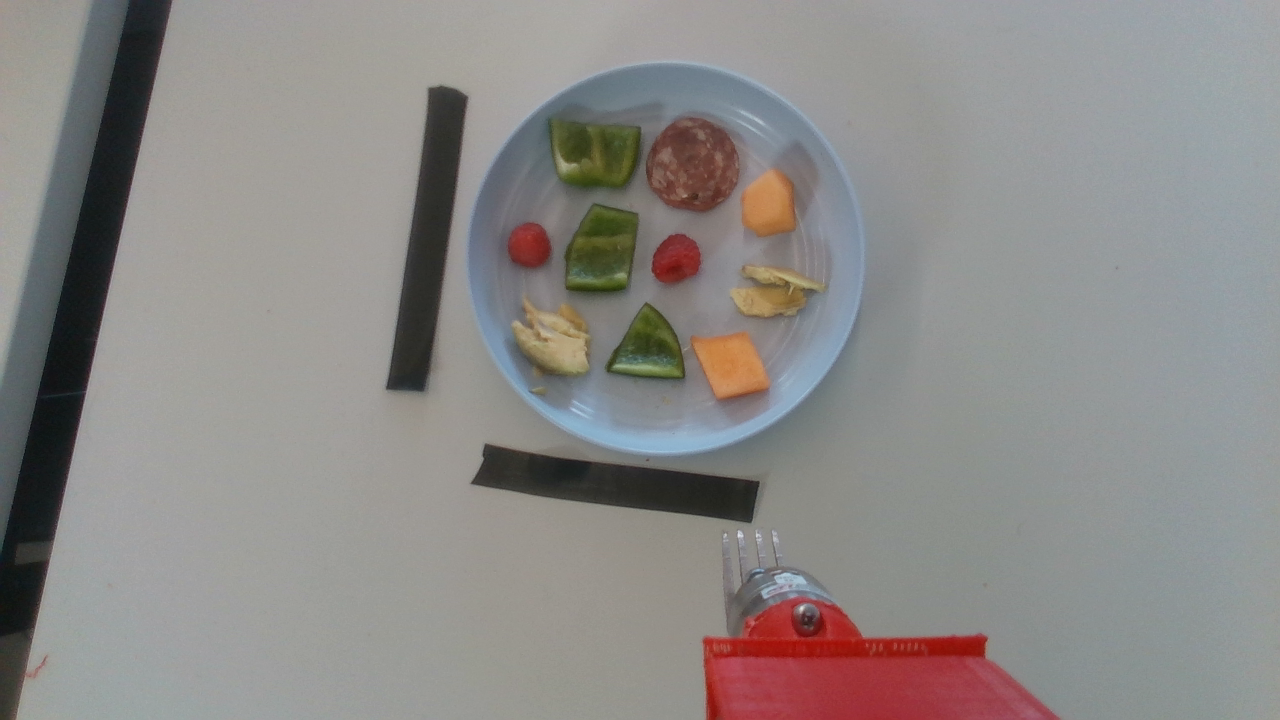
#> input picture data/interim/init_frames/init_frame_bag_1.png, 1280 x 720 px
$ python -i format_data_maskrcnn.py   (imports and definitions only)
#> lines starting #> are read from the running program, lines starting #| are printed output that depends on the picture
import os
import argparse
import glob
import time
from pathlib import Path
import gc
import concurrent.futures

from PIL import Image
import numpy as np
import cv2
import torch


TRAINING_SET_VERSION = '1'
BASE_DIR = Path(__file__).absolute().parents[1]
# [1 line not run here, left out]
TRAINING_DATA_DIR = str(BASE_DIR / 'data' / 'training' / 'v{}'.format(TRAINING_SET_VERSION))
MASKRCNN_DIR = str(BASE_DIR / 'data' / 'training' / 'maskrcnn')
IMAGES_DIR = os.path.join(TRAINING_DATA_DIR, 'images')
MASKS_DIR = os.path.join(TRAINING_DATA_DIR, 'masks')

MAX_OBJECTS = 20     # adjustable parameter, should be the max segmentations you expect in a scene

def create_maskrcnn_data(image_path):
    """
    Uses an image filename to load an image and coresponding segmentation
    mask. Then uses this to create bounding boxes, binary masks, and labels
    all of which are required by MaskRCNN. These are saved as a compressed
    .npz format.
    """
    # load image and corresponding mask
    split_path = image_path.split('/')
    bag_nbr = split_path[-2]
    maskrcnn_bag_path = os.path.join(MASKRCNN_DIR, bag_nbr)
    callback_nbr = '_'.join(split_path[-1].split('_')[2:4])
    mask_path = image_path.replace('img.png', 'mask.png')

    image = np.array(Image.open(image_path).convert('RGB'))
#> image is the input picture: shape (720, 1280, 3); mean R, G, B 140.1, 137.4, 135.3
    mask = np.array(Image.open(mask_path).convert('L'))
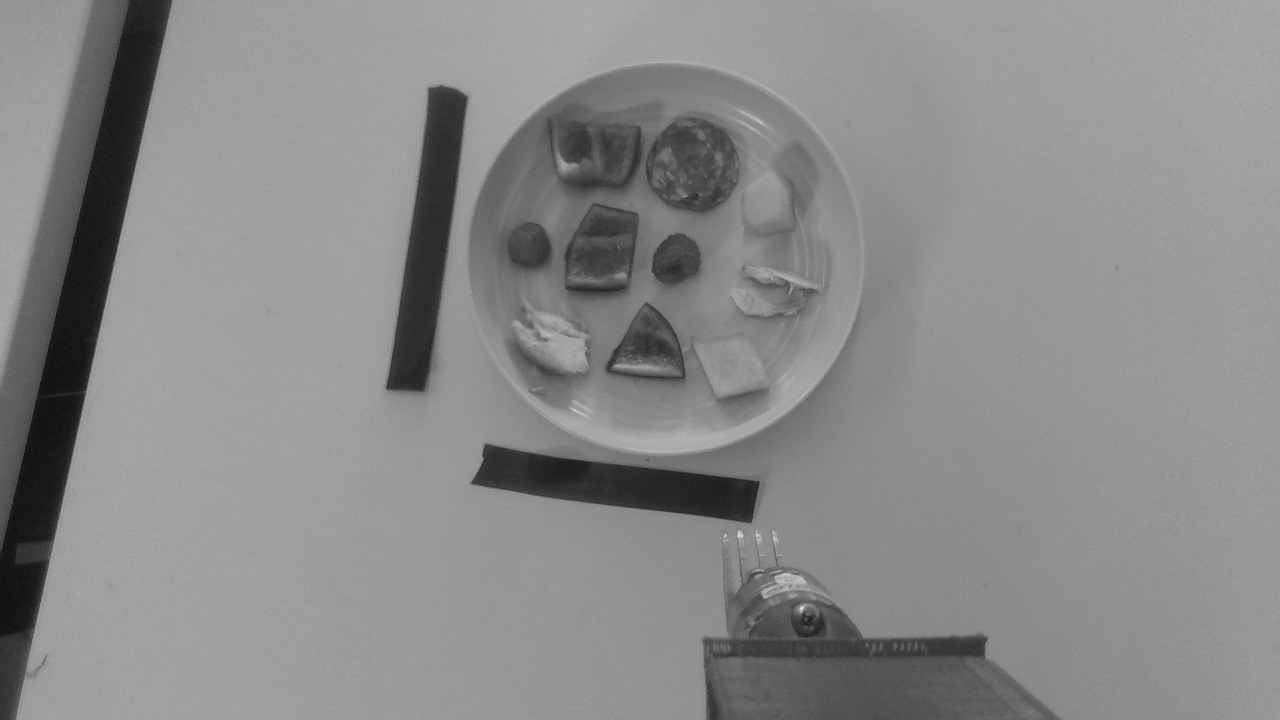
#> mask: shape (720, 1280); min 11, max 226, mean 137.9

    # extract bbox, labels
    boxes, labels, binary_masks = [], [], []
#> (the run stopped early here; a loop or call above may not have finished)
